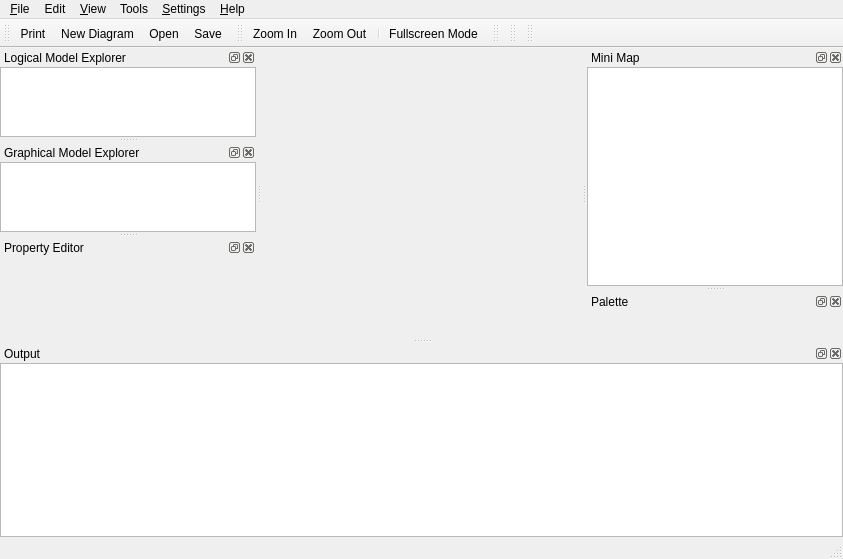
<?xml version="1.0" encoding="UTF-8"?>
<ui version="4.0">
 <class>MainWindowUi</class>
 <widget class="QMainWindow" name="MainWindowUi">
  <property name="geometry">
   <rect>
    <x>0</x>
    <y>0</y>
    <width>843</width>
    <height>559</height>
   </rect>
  </property>
  <property name="windowTitle">
   <string>QReal</string>
  </property>
  <property name="windowIcon">
   <iconset resource="../qrgui.qrc">
    <normaloff>:/icons/qreal.png</normaloff>:/icons/qreal.png</iconset>
  </property>
  <widget class="QWidget" name="centralwidget">
   <layout class="QGridLayout">
    <property name="leftMargin">
     <number>0</number>
    </property>
    <property name="topMargin">
     <number>0</number>
    </property>
    <property name="rightMargin">
     <number>0</number>
    </property>
    <property name="bottomMargin">
     <number>0</number>
    </property>
    <property name="spacing">
     <number>0</number>
    </property>
    <item row="0" column="0">
     <widget class="qReal::gui::TabWidget" name="tabs" native="true"/>
    </item>
   </layout>
  </widget>
  <widget class="QMenuBar" name="menubar">
   <property name="geometry">
    <rect>
     <x>0</x>
     <y>0</y>
     <width>843</width>
     <height>21</height>
    </rect>
   </property>
   <widget class="QMenu" name="menu_File">
    <property name="title">
     <string>&amp;File</string>
    </property>
    <addaction name="actionOpen"/>
    <addaction name="actionSave"/>
    <addaction name="actionSave_as"/>
    <addaction name="actionImport"/>
    <addaction name="actionSave_diagram_as_a_picture"/>
    <addaction name="separator"/>
    <addaction name="actionQuit"/>
   </widget>
   <widget class="QMenu" name="menu_View">
    <property name="title">
     <string>&amp;View</string>
    </property>
    <addaction name="actionZoom_In"/>
    <addaction name="actionZoom_Out"/>
    <addaction name="separator"/>
    <addaction name="actionShowSplash"/>
   </widget>
   <widget class="QMenu" name="menuHelp">
    <property name="title">
     <string>&amp;Help</string>
    </property>
    <addaction name="actionHelp"/>
    <addaction name="separator"/>
    <addaction name="actionAbout"/>
    <addaction name="actionAboutQt"/>
   </widget>
   <widget class="QMenu" name="menuSettings">
    <property name="title">
     <string>&amp;Settings</string>
    </property>
    <addaction name="actionPreferences"/>
    <addaction name="actionShow_grid"/>
    <addaction name="actionShow_alignment"/>
    <addaction name="actionSwitch_on_grid"/>
    <addaction name="actionSwitch_on_alignment"/>
   </widget>
   <widget class="QMenu" name="menuTools">
    <property name="title">
     <string>Tools</string>
    </property>
    <addaction name="actionShow"/>
   </widget>
   <widget class="QMenu" name="menuEdit">
    <property name="title">
     <string>Edit</string>
    </property>
    <addaction name="actionFind"/>
   </widget>
   <addaction name="menu_File"/>
   <addaction name="menuEdit"/>
   <addaction name="menu_View"/>
   <addaction name="menuTools"/>
   <addaction name="menuSettings"/>
   <addaction name="menuHelp"/>
  </widget>
  <widget class="QStatusBar" name="statusbar"/>
  <widget class="QToolBar" name="fileToolbar">
   <property name="windowTitle">
    <string>File Toolbar</string>
   </property>
   <property name="orientation">
    <enum>Qt::Horizontal</enum>
   </property>
   <attribute name="toolBarArea">
    <enum>TopToolBarArea</enum>
   </attribute>
   <attribute name="toolBarBreak">
    <bool>false</bool>
   </attribute>
   <addaction name="actionPrint"/>
   <addaction name="actionNew_Diagram"/>
   <addaction name="actionOpen"/>
   <addaction name="actionSave"/>
  </widget>
  <widget class="QDockWidget" name="minimapDock">
   <property name="minimumSize">
    <size>
     <width>80</width>
     <height>138</height>
    </size>
   </property>
   <property name="windowTitle">
    <string>Mini Map</string>
   </property>
   <attribute name="dockWidgetArea">
    <number>2</number>
   </attribute>
   <widget class="QWidget" name="minimapDockWidgetContents">
    <layout class="QVBoxLayout">
     <property name="spacing">
      <number>6</number>
     </property>
     <property name="leftMargin">
      <number>0</number>
     </property>
     <property name="topMargin">
      <number>0</number>
     </property>
     <property name="rightMargin">
      <number>0</number>
     </property>
     <property name="bottomMargin">
      <number>0</number>
     </property>
     <item>
      <widget class="MiniMap" name="minimapView"/>
     </item>
    </layout>
   </widget>
  </widget>
  <widget class="QDockWidget" name="paletteDock">
   <property name="minimumSize">
    <size>
     <width>80</width>
     <height>41</height>
    </size>
   </property>
   <property name="windowTitle">
    <string>Palette</string>
   </property>
   <attribute name="dockWidgetArea">
    <number>2</number>
   </attribute>
   <widget class="QWidget" name="paletteDockWidgetContents">
    <layout class="QHBoxLayout">
     <property name="spacing">
      <number>6</number>
     </property>
     <property name="leftMargin">
      <number>0</number>
     </property>
     <property name="topMargin">
      <number>0</number>
     </property>
     <property name="rightMargin">
      <number>0</number>
     </property>
     <property name="bottomMargin">
      <number>0</number>
     </property>
     <item>
      <widget class="qReal::gui::PaletteTree" name="paletteTree"/>
     </item>
    </layout>
   </widget>
  </widget>
  <widget class="QToolBar" name="viewToolbar">
   <property name="windowTitle">
    <string>View Toolbar</string>
   </property>
   <attribute name="toolBarArea">
    <enum>TopToolBarArea</enum>
   </attribute>
   <attribute name="toolBarBreak">
    <bool>false</bool>
   </attribute>
   <addaction name="actionZoom_In"/>
   <addaction name="actionZoom_Out"/>
   <addaction name="separator"/>
   <addaction name="actionFullscreen"/>
  </widget>
  <widget class="QDockWidget" name="logicalModelDock">
   <property name="features">
    <set>QDockWidget::AllDockWidgetFeatures</set>
   </property>
   <property name="windowTitle">
    <string>Logical Model Explorer</string>
   </property>
   <attribute name="dockWidgetArea">
    <number>1</number>
   </attribute>
   <widget class="QWidget" name="logicalModelDockWidgetContents">
    <layout class="QVBoxLayout" name="verticalLayout">
     <item>
      <widget class="QTreeView" name="logicalModelExplorer">
       <property name="contextMenuPolicy">
        <enum>Qt::ActionsContextMenu</enum>
       </property>
       <property name="acceptDrops">
        <bool>true</bool>
       </property>
       <property name="dragEnabled">
        <bool>false</bool>
       </property>
       <property name="dragDropOverwriteMode">
        <bool>false</bool>
       </property>
       <property name="dragDropMode">
        <enum>QAbstractItemView::DragDrop</enum>
       </property>
       <property name="defaultDropAction">
        <enum>Qt::IgnoreAction</enum>
       </property>
      </widget>
     </item>
    </layout>
   </widget>
  </widget>
  <widget class="QToolBar" name="parsersToolbar">
   <property name="windowTitle">
    <string>toolBar</string>
   </property>
   <attribute name="toolBarArea">
    <enum>TopToolBarArea</enum>
   </attribute>
   <attribute name="toolBarBreak">
    <bool>false</bool>
   </attribute>
  </widget>
  <widget class="QDockWidget" name="errorDock">
   <property name="sizePolicy">
    <sizepolicy hsizetype="Preferred" vsizetype="MinimumExpanding">
     <horstretch>0</horstretch>
     <verstretch>0</verstretch>
    </sizepolicy>
   </property>
   <property name="minimumSize">
    <size>
     <width>102</width>
     <height>127</height>
    </size>
   </property>
   <property name="maximumSize">
    <size>
     <width>524287</width>
     <height>524287</height>
    </size>
   </property>
   <property name="acceptDrops">
    <bool>false</bool>
   </property>
   <property name="autoFillBackground">
    <bool>false</bool>
   </property>
   <property name="windowTitle">
    <string>Output</string>
   </property>
   <attribute name="dockWidgetArea">
    <number>8</number>
   </attribute>
   <widget class="QWidget" name="errorDockWidgetContents">
    <layout class="QHBoxLayout" name="horizontalLayout_2">
     <item>
      <widget class="ErrorListWidget" name="errorListWidget"/>
     </item>
    </layout>
   </widget>
  </widget>
  <widget class="QDockWidget" name="graphicalModelDock">
   <property name="windowTitle">
    <string>Graphical Model Explorer</string>
   </property>
   <attribute name="dockWidgetArea">
    <number>1</number>
   </attribute>
   <widget class="QWidget" name="graphicalModelDockWidgetContents">
    <layout class="QHBoxLayout" name="horizontalLayout">
     <item>
      <widget class="QTreeView" name="graphicalModelExplorer">
       <property name="contextMenuPolicy">
        <enum>Qt::ActionsContextMenu</enum>
       </property>
       <property name="acceptDrops">
        <bool>true</bool>
       </property>
      </widget>
     </item>
    </layout>
   </widget>
  </widget>
  <widget class="QDockWidget" name="propertyDock">
   <property name="sizePolicy">
    <sizepolicy hsizetype="Preferred" vsizetype="Preferred">
     <horstretch>0</horstretch>
     <verstretch>0</verstretch>
    </sizepolicy>
   </property>
   <property name="minimumSize">
    <size>
     <width>80</width>
     <height>100</height>
    </size>
   </property>
   <property name="windowTitle">
    <string>Property Editor</string>
   </property>
   <attribute name="dockWidgetArea">
    <number>1</number>
   </attribute>
   <widget class="QWidget" name="propertyEditorDockWidgetContents">
    <layout class="QVBoxLayout">
     <property name="spacing">
      <number>6</number>
     </property>
     <property name="leftMargin">
      <number>0</number>
     </property>
     <property name="topMargin">
      <number>0</number>
     </property>
     <property name="rightMargin">
      <number>0</number>
     </property>
     <property name="bottomMargin">
      <number>0</number>
     </property>
     <item>
      <widget class="PropertyEditorView" name="propertyEditor" native="true">
       <property name="sizePolicy">
        <sizepolicy hsizetype="Expanding" vsizetype="Expanding">
         <horstretch>0</horstretch>
         <verstretch>0</verstretch>
        </sizepolicy>
       </property>
      </widget>
     </item>
    </layout>
   </widget>
  </widget>
  <widget class="QToolBar" name="interpreterToolbar">
   <property name="windowTitle">
    <string>Interpreter Toolbar</string>
   </property>
   <attribute name="toolBarArea">
    <enum>TopToolBarArea</enum>
   </attribute>
   <attribute name="toolBarBreak">
    <bool>false</bool>
   </attribute>
  </widget>
  <widget class="QToolBar" name="generatorsToolbar">
   <property name="windowTitle">
    <string>toolBar</string>
   </property>
   <attribute name="toolBarArea">
    <enum>TopToolBarArea</enum>
   </attribute>
   <attribute name="toolBarBreak">
    <bool>false</bool>
   </attribute>
  </widget>
  <action name="actionQuit">
   <property name="checkable">
    <bool>false</bool>
   </property>
   <property name="text">
    <string>&amp;Quit</string>
   </property>
  </action>
  <action name="actionZoom_In">
   <property name="icon">
    <iconset resource="../qrgui.qrc">
     <normaloff>:/icons/zoomin.png</normaloff>:/icons/zoomin.png</iconset>
   </property>
   <property name="text">
    <string>Zoom In</string>
   </property>
  </action>
  <action name="actionZoom_Out">
   <property name="icon">
    <iconset resource="../qrgui.qrc">
     <normaloff>:/icons/zoomout.png</normaloff>:/icons/zoomout.png</iconset>
   </property>
   <property name="text">
    <string>Zoom Out</string>
   </property>
  </action>
  <action name="actionAntialiasing">
   <property name="checkable">
    <bool>true</bool>
   </property>
   <property name="checked">
    <bool>true</bool>
   </property>
   <property name="text">
    <string>Antialiasing</string>
   </property>
  </action>
  <action name="actionOpenGL_Renderer">
   <property name="checkable">
    <bool>true</bool>
   </property>
   <property name="text">
    <string>OpenGL Renderer</string>
   </property>
  </action>
  <action name="actionPrint">
   <property name="icon">
    <iconset resource="../qrgui.qrc">
     <normaloff>:/icons/print.png</normaloff>:/icons/print.png</iconset>
   </property>
   <property name="text">
    <string>Print</string>
   </property>
  </action>
  <action name="actionMakeSvg">
   <property name="text">
    <string>Export to SVG</string>
   </property>
  </action>
  <action name="actionDeleteFromDiagram">
   <property name="text">
    <string>Delete</string>
   </property>
   <property name="shortcut">
    <string>Del</string>
   </property>
   <property name="shortcutContext">
    <enum>Qt::WidgetShortcut</enum>
   </property>
  </action>
  <action name="openNewTab">
   <property name="text">
    <string>Open in new tab</string>
   </property>
  </action>
  <action name="actionHelp">
   <property name="text">
    <string>Small Help</string>
   </property>
  </action>
  <action name="actionAbout">
   <property name="text">
    <string>About...</string>
   </property>
  </action>
  <action name="actionAboutQt">
   <property name="text">
    <string>About Qt...</string>
   </property>
  </action>
  <action name="actionPlugins">
   <property name="checkable">
    <bool>false</bool>
   </property>
   <property name="text">
    <string>Plugins...</string>
   </property>
  </action>
  <action name="actionShowSplash">
   <property name="checkable">
    <bool>true</bool>
   </property>
   <property name="checked">
    <bool>true</bool>
   </property>
   <property name="text">
    <string>Show splashscreen</string>
   </property>
  </action>
  <action name="actionSave">
   <property name="icon">
    <iconset resource="../qrgui.qrc">
     <normaloff>:/icons/save.png</normaloff>:/icons/save.png</iconset>
   </property>
   <property name="text">
    <string>Save</string>
   </property>
   <property name="shortcut">
    <string>Ctrl+S</string>
   </property>
  </action>
  <action name="actionSave_as">
   <property name="icon">
    <iconset resource="../qrgui.qrc">
     <normaloff>:/icons/save_as.png</normaloff>:/icons/save_as.png</iconset>
   </property>
   <property name="text">
    <string>Save as...</string>
   </property>
   <property name="shortcut">
    <string>Ctrl+Shift+S</string>
   </property>
  </action>
  <action name="actionOpen">
   <property name="icon">
    <iconset resource="../qrgui.qrc">
     <normaloff>:/icons/open.png</normaloff>:/icons/open.png</iconset>
   </property>
   <property name="text">
    <string>Open...</string>
   </property>
   <property name="toolTip">
    <string>Open</string>
   </property>
   <property name="shortcut">
    <string>Ctrl+O</string>
   </property>
  </action>
  <action name="actionShow_grid">
   <property name="checkable">
    <bool>true</bool>
   </property>
   <property name="checked">
    <bool>true</bool>
   </property>
   <property name="text">
    <string>Show grid</string>
   </property>
  </action>
  <action name="actionSwitch_on_grid">
   <property name="checkable">
    <bool>true</bool>
   </property>
   <property name="text">
    <string>Switch on grid</string>
   </property>
  </action>
  <action name="actionShow">
   <property name="text">
    <string>Mouse gestures</string>
   </property>
  </action>
  <action name="actionPreferences">
   <property name="text">
    <string>Preferences...</string>
   </property>
  </action>
  <action name="actionSwitch_on_alignment">
   <property name="checkable">
    <bool>true</bool>
   </property>
   <property name="checked">
    <bool>true</bool>
   </property>
   <property name="text">
    <string>Switch on alignment</string>
   </property>
  </action>
  <action name="actionShow_alignment">
   <property name="checkable">
    <bool>true</bool>
   </property>
   <property name="checked">
    <bool>true</bool>
   </property>
   <property name="text">
    <string>Show alignment</string>
   </property>
  </action>
  <action name="actionDebug">
   <property name="text">
    <string>Debug</string>
   </property>
   <property name="shortcut">
    <string>F9</string>
   </property>
  </action>
  <action name="actionGenerate_and_build">
   <property name="icon">
    <iconset resource="../qrgui.qrc">
     <normaloff>:/icons/build.png</normaloff>:/icons/build.png</iconset>
   </property>
   <property name="text">
    <string>Generate and build</string>
   </property>
   <property name="shortcut">
    <string>Ctrl+F9</string>
   </property>
  </action>
  <action name="actionSet_Breakpoints">
   <property name="text">
    <string>Set breakpoints</string>
   </property>
   <property name="iconText">
    <string>Set breakpoints</string>
   </property>
   <property name="shortcut">
    <string>Ctrl+F3</string>
   </property>
  </action>
  <action name="actionCont">
   <property name="text">
    <string>Cont</string>
   </property>
   <property name="shortcut">
    <string>Ctrl+F6</string>
   </property>
  </action>
  <action name="actionConfigure">
   <property name="text">
    <string>Configure</string>
   </property>
   <property name="shortcut">
    <string>Ctrl+F2</string>
   </property>
  </action>
  <action name="actionNew_Diagram">
   <property name="text">
    <string>New Diagram</string>
   </property>
   <property name="toolTip">
    <string>Create new diagram in a current model</string>
   </property>
  </action>
  <action name="actionFullscreen">
   <property name="icon">
    <iconset resource="../qrgui.qrc">
     <normaloff>:/icons/full_screen.png</normaloff>:/icons/full_screen.png</iconset>
   </property>
   <property name="text">
    <string>Fullscreen Mode</string>
   </property>
   <property name="toolTip">
    <string>Fullscreen Mode</string>
   </property>
   <property name="shortcut">
    <string>Ctrl+Shift+F</string>
   </property>
  </action>
  <action name="actionImport">
   <property name="text">
    <string>Import...</string>
   </property>
   <property name="toolTip">
    <string>Import QReal project into current.</string>
   </property>
  </action>
  <action name="actionSave_diagram_as_a_picture">
   <property name="text">
    <string>Save diagram as a picture...</string>
   </property>
  </action>
  <action name="actionCloseProject">
   <property name="text">
    <string>Close project</string>
   </property>
  </action>
  <action name="actionFind">
   <property name="text">
    <string>Find</string>
   </property>
  </action>
  <action name="actionFind_and_replace">
   <property name="text">
    <string>Find and replace</string>
   </property>
  </action>
  <action name="actionCopyElementsOnDiagram">
   <property name="text">
    <string>Copy</string>
   </property>
   <property name="toolTip">
    <string>Copy</string>
   </property>
   <property name="shortcut">
    <string>Ctrl+C</string>
   </property>
  </action>
  <action name="actionPasteOnDiagram">
   <property name="text">
    <string>Paste</string>
   </property>
   <property name="toolTip">
    <string>Paste</string>
   </property>
   <property name="shortcut">
    <string>Ctrl+V</string>
   </property>
  </action>
  <action name="actionPasteReference">
   <property name="text">
    <string>Paste only graphical copy</string>
   </property>
   <property name="toolTip">
    <string>Paste only graphical copy</string>
   </property>
   <property name="shortcut">
    <string>Ctrl+Shift+V</string>
   </property>
  </action>
 </widget>
 <layoutdefault spacing="0" margin="0"/>
 <customwidgets>
  <customwidget>
   <class>qReal::gui::PaletteTree</class>
   <extends>QToolBox</extends>
   <header>../mainwindow/paletteTree.h</header>
   <container>1</container>
  </customwidget>
  <customwidget>
   <class>ErrorListWidget</class>
   <extends>QListWidget</extends>
   <header>../mainwindow/errorListWidget.h</header>
  </customwidget>
  <customwidget>
   <class>PropertyEditorView</class>
   <extends>QWidget</extends>
   <header>../view/propertyEditorView.h</header>
   <container>1</container>
  </customwidget>
  <customwidget>
   <class>MiniMap</class>
   <extends>QGraphicsView</extends>
   <header>../mainwindow/miniMap.h</header>
  </customwidget>
  <customwidget>
   <class>qReal::gui::TabWidget</class>
   <extends>QWidget</extends>
   <header>../mainwindow/tabWidget.h</header>
  </customwidget>
 </customwidgets>
 <resources>
  <include location="../qrgui.qrc"/>
  <include location="../qrgui.qrc"/>
 </resources>
 <connections/>
</ui>
